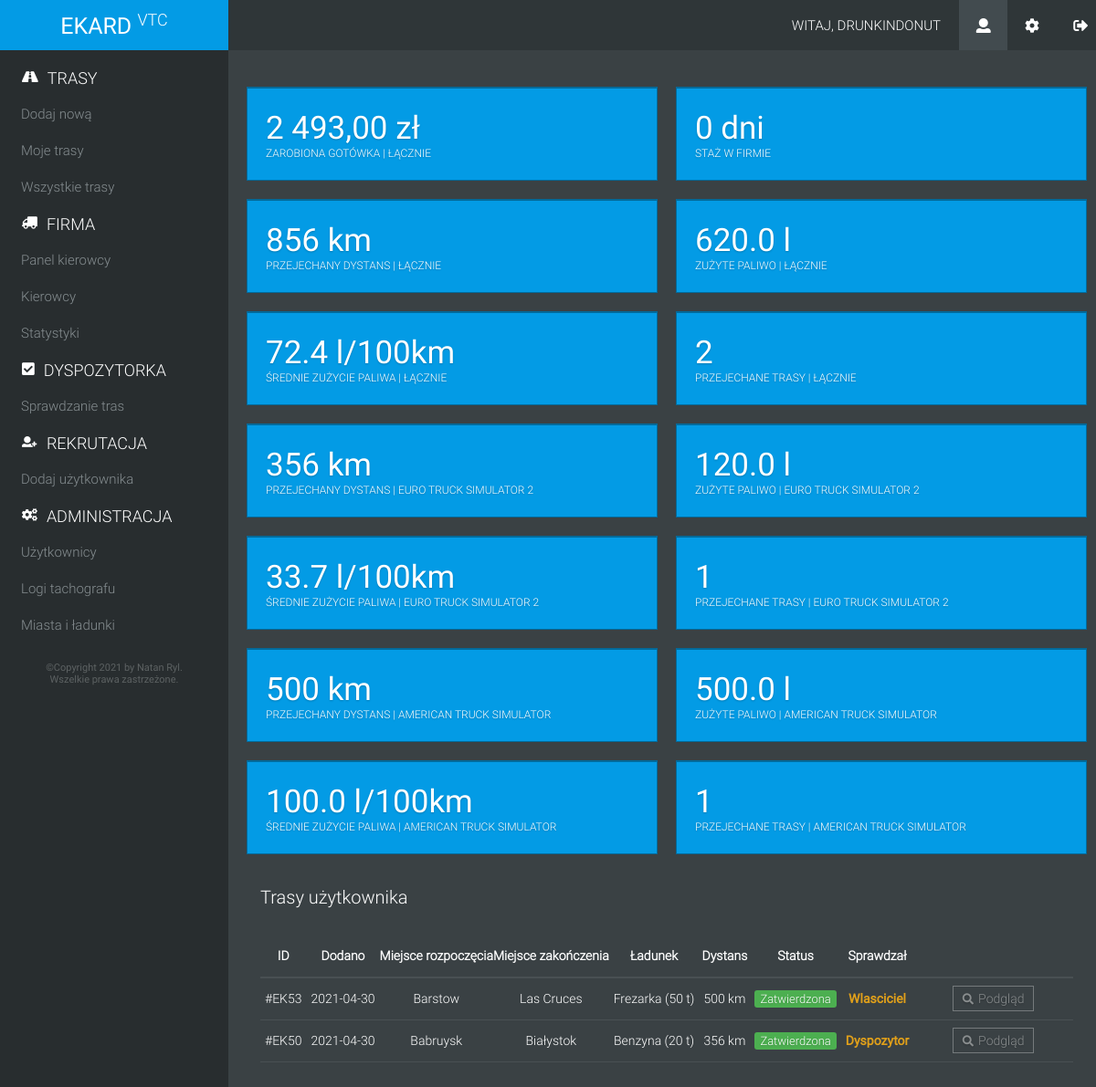
The app's page /profile?id=37 (signed in) with its own data.
### tables this page shows
CREATE TABLE `users` (
  `Id` int(11) NOT NULL,
  `ImgUrl` varchar(55) NOT NULL DEFAULT 'no_avatar.jpg',
  `Login` varchar(50) NOT NULL,
  `Password` varchar(250) NOT NULL,
  `Rank` varchar(20) NOT NULL,
  `Joined` date NOT NULL,
  `LastScreenshotIndex` int(6) NOT NULL DEFAULT 0,
  `AddedRoutesEts2` int(4) NOT NULL DEFAULT 0,
  `AddedRoutesAts` int(4) NOT NULL DEFAULT 0
);

CREATE TABLE `routes` (
  `Id` int(11) NOT NULL,
  `DateAndTime` datetime NOT NULL,
  `Login` varchar(50) NOT NULL,
  `Game` varchar(4) NOT NULL,
  `CityFrom` varchar(50) NOT NULL,
  `CityTo` varchar(50) NOT NULL,
  `LoadName` varchar(100) NOT NULL,
  `Distance` int(6) NOT NULL,
  `Fuel` decimal(10,1) NOT NULL,
  `Tonnage` int(3) NOT NULL,
  `Damage` float NOT NULL,
  `AvgFuelConsumption` float NOT NULL,
  `Screenshot1Url` varchar(55) NOT NULL,
  `Screenshot2Url` varchar(55) NOT NULL,
  `Screenshot3Url` varchar(55) NOT NULL,
  `Note` text NOT NULL,
  `EarnedMoney` decimal(10,2) NOT NULL,
  `CheckedBy` varchar(50) NOT NULL,
  `Status` varchar(14) NOT NULL,
  `Reason` text NOT NULL,
  `UserAccept` tinyint(1) NOT NULL DEFAULT 0
);

### profile.php (the view, shortened to what this page needs)
<?php
	require_once("db_conn.php");
	$profileId = $_GET["id"];
?>
<!DOCTYPE html>
<html lang="pl">
	<head>
	</head>
	<body>
		<?php require_once("header.php"); ?>
		<nav>
			<div class="nav_section">
				<h1><span class="fas fa-road fa-sm" aria-hidden="true"></span>TRASY</h1>
				<ul>
					<a href="new_route" title="Dodaj nową trasę" class="nav_item"><li>Dodaj nową</li></a>
					<a href="my_routes" title="Moje trasy" class="nav_item"><li>Moje trasy</li></a>
					<a href="all_routes" title="Wszystkie trasy" class="nav_item"><li>Wszystkie trasy</li></a>
				</ul>
			</div>
			<div class="nav_section">
				<h1><span class="fas fa-truck fa-xs" aria-hidden="true"></span>FIRMA</h1>
				<ul>
					<a href="index" title="Panel kierowcy" class="nav_item"><li>Panel kierowcy</li></a>
					<a href="drivers" title="Lista kierowców" class="nav_item"><li>Kierowcy</li></a>
					<a href="stats" title="Statystyki" class="nav_item"><li>Statystyki</li></a>
				</ul>
			</div>
			<?php
				$userRank = mysqli_fetch_row(mysqli_query($conn, "SELECT Rank FROM users WHERE Login = '$login';"));
				$numberRoutesToCheck = mysqli_num_rows(mysqli_query($conn, "SELECT Status FROM routes WHERE Status = 'Oczekuje';"));
				if($userRank[0] == "Programista" OR $userRank[0] == "Właściciel" OR $userRank[0] == "Prezes" OR $userRank[0] == "Dyspozytor" OR $userRank[0] == "VIP"){
					echo '<div class="nav_section">
				<h1><span class="fas fa-check-square fa-sm" aria-hidden="true"></span>DYSPOZYTORKA</h1>
				<ul>
					<a href="check_route" title="Sprawdzanie tras" class="nav_item"><li>Sprawdzanie tras';if($numberRoutesToCheck >= 1){echo '<span class="number_routes_to_check">'.$numberRoutesToCheck.'</span>';}echo '</li></a>
				</ul>
			</div>';
				}
				if($userRank[0] == "Programista" OR $userRank[0] == "Właściciel" OR $userRank[0] == "Prezes" OR $userRank[0] == "Rekruter" OR $userRank[0] == "VIP"){
					echo '<div class="nav_section">
				<h1><span class="fas fa-user-plus fa-xs" aria-hidden="true"></span>REKRUTACJA</h1>
				<ul>
					<a href="add_user" title="Dodaj użytkownika" class="nav_item"><li>Dodaj użytkownika</li></a>
				</ul>
			</div>';
				}
				if($userRank[0] == "Programista" OR $userRank[0] == "Właściciel" OR $userRank[0] == "Prezes"){
					echo '<div class="nav_section">
				<h1><span class="fas fa-cogs fa-xs" aria-hidden="true"></span>ADMINISTRACJA</h1>
				<ul>
					<a href="edit_users" title="Edytuj użytkowników" class="nav_item"><li>Użytkownicy</li></a>
					<a href="tachograph_logs" title="Logi tachografu" class="nav_item"><li>Logi tachografu</li></a>
					<a href="cities_loads" title="Miasta i ładunki" class="nav_item"><li>Miasta i ładunki</li></a>
				</ul>
			</div>';
				}
			?>
			<div class="nav-section">
				<div class="nav_copy">&copy;Copyright <?php echo date("Y"); ?> by <a href="http://steamcommunity.com/id/drunkin_donut" target="_blank">Natan Ryl</a>.<br />Wszelkie prawa zastrzeżone.</div>
			</div>
		</nav>
		<section>
			<?php
				if($profileId == ""){
					header("Location: index");
				}
				else{
					$userLogin = mysqli_fetch_row(mysqli_query($conn, "SELECT Login FROM users WHERE Id = '$profileId';"));
					$userLogin = $userLogin[0];
					$joinedDate = mysqli_fetch_row(mysqli_query($conn, "SELECT Joined FROM users WHERE Login = '$userLogin';"));
					$statsFrom = $joinedDate[0];
					$earnedMoney = mysqli_fetch_row(mysqli_query($conn, "SELECT SUM(EarnedMoney) FROM routes WHERE Login = '$userLogin' AND Status = 'Zatwierdzona' AND DATE(DateAndTime) >= \"$statsFrom\";"));
					$joinedDate = date_create(date("Y-m-d", strtotime($joinedDate[0])));
					$today = date_create(date("Y-m-d"));
					$timeDiff = date_diff($today, $joinedDate);
					$numberDays = $timeDiff->days;
					$allDistance = mysqli_fetch_row(mysqli_query($conn, "SELECT SUM(Distance) FROM routes WHERE Login = '$userLogin' AND Status = 'Zatwierdzona' AND DATE(DateAndTime) >= \"$statsFrom\";"));
					$allFuelConsumption = mysqli_fetch_row(mysqli_query($conn, "SELECT SUM(Fuel) FROM routes WHERE Login = '$userLogin' AND Status = 'Zatwierdzona' AND DATE(DateAndTime) >= \"$statsFrom\";"));
					$avgFuelConsumption = mysqli_fetch_row(mysqli_query($conn, "SELECT (SUM(Fuel) / SUM(Distance)) * 100 FROM routes WHERE Login = '$userLogin' AND Status = 'Zatwierdzona' AND DATE(DateAndTime) >= \"$statsFrom\";"));
					$allRoutes = mysqli_fetch_row(mysqli_query($conn, "SELECT COUNT(*)+(SELECT AddedRoutesEts2 + AddedRoutesAts FROM users WHERE Login = '$userLogin') FROM routes WHERE Login = '$userLogin' AND Status = 'Zatwierdzona' AND DATE(DateAndTime) >= \"$statsFrom\";"));
					$allDistanceEts2 = mysqli_fetch_row(mysqli_query($conn, "SELECT SUM(Distance) FROM routes WHERE Login = '$userLogin' AND Game = 'ets2' AND Status = 'Zatwierdzona' AND DATE(DateAndTime) >= \"$statsFrom\";"));
					$allFuelConsumptionEts2 = mysqli_fetch_row(mysqli_query($conn, "SELECT SUM(Fuel) FROM routes WHERE Login = '$userLogin' AND Game = 'ets2' AND Status = 'Zatwierdzona' AND DATE(DateAndTime) >= \"$statsFrom\";"));
					$avgFuelConsumptionEts2 = mysqli_fetch_row(mysqli_query($conn, "SELECT (SUM(Fuel) / SUM(Distance)) * 100 FROM routes WHERE Login = '$userLogin' AND Game = 'ets2' AND Status = 'Zatwierdzona' AND DATE(DateAndTime) >= \"$statsFrom\";"));
					$allRoutesEts2 = mysqli_fetch_row(mysqli_query($conn, "SELECT COUNT(*)+(SELECT AddedRoutesEts2 FROM users WHERE Login = '$userLogin') FROM routes WHERE Login = '$userLogin' AND Game = 'ets2' AND Status = 'Zatwierdzona' AND DATE(DateAndTime) >= \"$statsFrom\";"));
					$allDistanceAts = mysqli_fetch_row(mysqli_query($conn, "SELECT SUM(Distance) FROM routes WHERE Login = '$userLogin' AND Game = 'ats' AND Status = 'Zatwierdzona' AND DATE(DateAndTime) >= \"$statsFrom\";"));
					$allFuelConsumptionAts = mysqli_fetch_row(mysqli_query($conn, "SELECT SUM(Fuel) FROM routes WHERE Login = '$userLogin' AND Game = 'ats' AND Status = 'Zatwierdzona' AND DATE(DateAndTime) >= \"$statsFrom\";"));
					$avgFuelConsumptionAts = mysqli_fetch_row(mysqli_query($conn, "SELECT (SUM(Fuel) / SUM(Distance)) * 100 FROM routes WHERE Login = '$userLogin' AND Game = 'ats' AND Status = 'Zatwierdzona' AND DATE(DateAndTime) >= \"$statsFrom\";"));
					$allRoutesAts = mysqli_fetch_row(mysqli_query($conn, "SELECT COUNT(*)+(SELECT AddedRoutesAts FROM users WHERE Login = '$userLogin') FROM routes WHERE Login = '$userLogin' AND Game = 'ats' AND Status = 'Zatwierdzona' AND DATE(DateAndTime) >= \"$statsFrom\";"));
				}
				$userRank = mysqli_fetch_row(mysqli_query($conn, "SELECT Rank FROM users WHERE Id = '$profileId';"));
				$userRank = $userRank[0];
				if($userRank == "Programista"){
					echo '<div style="background-color: #7f8c8d; margin: auto; text-shadow: 0 1px 2px rgba(0,0,0,0.20); text-align: center; width: 400px; height: 100px; display: flex; justify-content: center; align-items: center; border-radius: 10px;"><img src="img/programmer.png" alt="Programista" style="vertical-align: bottom; height: 70px; width: 70px;" /><span style="font-family: Roboto-light, sans-serif; font-size: 50px; color: #fff; line-height: 70px; margin-left: 20px;">Programista</span></div>';
				}
				else {
					echo '<div class="index_stats_group_two">
							<div class="index_stats_block">
								<div class="index_stats_value">
									'; if($earnedMoney[0] >= 0.1){ echo number_format($earnedMoney[0], 2, ',', ' ')." zł"; }else{ echo "0 zł"; }
								echo '</div>
								<div class="index_stats_label">
									ZAROBIONA GOTÓWKA | ŁĄCZNIE
								</div>
							</div>
							<div class="index_stats_block">
								<div class="index_stats_value">
									'; if($numberDays >= 1){ echo number_format($numberDays, 0, ',', ' ')." dni"; }else{ echo "0 dni"; }
								echo '</div>
								<div class="index_stats_label">
									STAŻ W FIRMIE
								</div>
							</div>
						</div>
						<div class="index_stats_group">
							<div class="index_stats_block">
								<div class="index_stats_value">
									'; if($allDistance[0] >= 1){ echo number_format($allDistance[0], 0, ',', ' ')." km"; }else{ echo "0 km"; }
								echo '</div>
								<div class="index_stats_label">
									PRZEJECHANY DYSTANS | ŁĄCZNIE
								</div>
							</div>
							<div class="index_stats_block">
								<div class="index_stats_value">
									'; if($allFuelConsumption[0] >= 0.1){ echo number_format($allFuelConsumption[0], 1, '.', ' ')." l"; }else{ echo "0 l"; }
								echo '</div>
								<div class="index_stats_label">
									ZUŻYTE PALIWO | ŁĄCZNIE
								</div>
							</div>
							<div class="index_stats_block">
								<div class="index_stats_value">
									'; if($avgFuelConsumption[0] >= 0.1){ echo number_format($avgFuelConsumption[0], 1, '.', ' ')." l/100km"; }else{ echo "0 l/100km"; }
								echo '</div>
								<div class="index_stats_label">
									ŚREDNIE ZUŻYCIE PALIWA | ŁĄCZNIE
								</div>
							</div>
							<div class="index_stats_block">
								<div class="index_stats_value">
									'; if($allRoutes[0] >= 1){ echo number_format($allRoutes[0], 0, ',', ' ').""; }else{ echo "0"; }
								echo '</div>
								<div class="index_stats_label">
									PRZEJECHANE TRASY | ŁĄCZNIE
								</div>
							</div>
						</div>
						<div class="index_stats_group">
							<div class="index_stats_block">
								<div class="index_stats_value">
									'; if($allDistanceEts2[0] >= 1){ echo number_format($allDistanceEts2[0], 0, ',', ' ')." km"; }else{ echo "0 km"; }
								echo '</div>
								<div class="index_stats_label">
									PRZEJECHANY DYSTANS | EURO TRUCK SIMULATOR 2
								</div>
							</div>
							<div class="index_stats_block">
								<div class="index_stats_value">
									'; if($allFuelConsumptionEts2[0] >= 0.1){ echo number_format($allFuelConsumptionEts2[0], 1, '.', ' ')." l"; }else{ echo "0 l"; }
								echo '</div>
								<div class="index_stats_label">
									ZUŻYTE PALIWO | EURO TRUCK SIMULATOR 2
								</div>
							</div>
							<div class="index_stats_block">
								<div class="index_stats_value">
									'; if($avgFuelConsumptionEts2[0] >= 0.1){ echo number_format($avgFuelConsumptionEts2[0], 1, '.', ' ')." l/100km"; }else{ echo "0 l/100km"; }
								echo '</div>
								<div class="index_stats_label">
									ŚREDNIE ZUŻYCIE PALIWA | EURO TRUCK SIMULATOR 2
								</div>
							</div>
							<div class="index_stats_block">
								<div class="index_stats_value">
									'; if($allRoutesEts2[0] >= 1){ echo number_format($allRoutesEts2[0], 0, ',', ' ').""; }else{ echo "0"; }
								echo '</div>
								<div class="index_stats_label">
									PRZEJECHANE TRASY | EURO TRUCK SIMULATOR 2
								</div>
							</div>
						</div>
						<div class="index_stats_group">
							<div class="index_stats_block">
								<div class="index_stats_value">
									'; if($allDistanceAts[0] >= 1){ echo number_format($allDistanceAts[0], 0, ',', ' ')." km"; }else{ echo "0 km"; }
								echo '</div>
								<div class="index_stats_label">
									PRZEJECHANY DYSTANS | AMERICAN TRUCK SIMULATOR
								</div>
							</div>
							<div class="index_stats_block">
								<div class="index_stats_value">
									'; if($allFuelConsumptionAts[0] >= 0.1){ echo number_format($allFuelConsumptionAts[0], 1, '.', ' ')." l"; }else{ echo "0 l"; }
								echo '</div>
								<div class="index_stats_label">
									ZUŻYTE PALIWO | AMERICAN TRUCK SIMULATOR
								</div>
							</div>
							<div class="index_stats_block">
								<div class="index_stats_value">
									'; if($avgFuelConsumptionAts[0] >= 0.1){ echo number_format($avgFuelConsumptionAts[0], 1, '.', ' ')." l/100km"; }else{ echo "0 l/100km"; }
								echo '</div>
								<div class="index_stats_label">
									ŚREDNIE ZUŻYCIE PALIWA | AMERICAN TRUCK SIMULATOR
								</div>
							</div>
							<div class="index_stats_block">
								<div class="index_stats_value">
									'; if($allRoutesAts[0] >= 1){ echo number_format($allRoutesAts[0], 0, ',', ' ').""; }else{ echo "0"; }
								echo '</div>
								<div class="index_stats_label">
									PRZEJECHANE TRASY | AMERICAN TRUCK SIMULATOR
								</div>
							</div>
						</div>
						<div class="user_routes">
							<h1>Trasy użytkownika</h1>
							<div class="block_content">
								<div class="profile_routes_table">
										'; $userRoutes = mysqli_query($conn, "SELECT * FROM routes WHERE (Id < 3 OR Id > 43) AND Login = '$userLogin'  AND DATE(DateAndTime) >= \"$statsFrom\" ORDER BY DateAndTime DESC;");
										if(mysqli_num_rows($userRoutes) >= 1){
											echo "<div class='check_route_table'><table><thead><tr><th>ID</th><th>Dodano</th><th>Miejsce rozpoczęcia</th><th>Miejsce zakończenia</th><th>Ładunek</th><th>Dystans</th><th>Status</th><th>Sprawdzał</th><th></th></thead><tbody>";
											while($route = mysqli_fetch_array($userRoutes)){
												$routeInfoCheckedId = mysqli_fetch_array(mysqli_query($conn, "SELECT Id FROM users WHERE Login = \"".$route['CheckedBy']."\";"));
												switch ($route['Status']) {
													case 'Zatwierdzona':
														$statusClass = "confirmed";
														break;
												}
												echo "<tr><td>#EK".$route['Id']."</td><td>"; $addedDate = explode(" ", $route['DateAndTime']); echo $addedDate[0]."</td><td>".$route['CityFrom']."</td><td>".$route['CityTo']."</td><td>".$route['LoadName']." (".$route['Tonnage']." t)</td><td>".number_format($route['Distance'], 0, ',', ' ')." km</td><td><span class='status_class ".$statusClass."'>".$route['Status']."</span></td><td><a class='profile_link' href='profile?id=".$routeInfoCheckedId['Id']."' title='".$route['CheckedBy']."'><span style='color: #e1a01a;'>".$route['CheckedBy']."</span></a></td><td style='width: 180px;'><a class='check_route_button' href='route?id=".$route['Id']."' title='Przejrzyj trasę #EK".$route['Id']."'><span class='fas fa-search fa-sm'></span>Podgląd</a></td></tr>";
											}
											echo "</tbody></table></div>";
										}
										else{
											echo "<div style='font-size: 25px;' class='center'>Użytkownik nie przejechał jeszcze ani jednej trasy.</div>";
										}
								echo '</div>
							</div>
						</div>';
				}
			?>
		</section>
	</body>
</html>

### records on screen
routes: Id "53", DateAndTime "2021-04-30", CityFrom "Barstow", CityTo "Las Cruces", LoadName "Frezarka", Tonnage "50", Distance "500", Status "Zatwierdzona", CheckedBy "Wlasciciel"
routes: Id "50", DateAndTime "2021-04-30", CityFrom "Babruysk", CityTo "Białystok", LoadName "Benzyna", Tonnage "20", Distance "356", Status "Zatwierdzona", CheckedBy "Dyspozytor"

### other values on screen
$_SESSION["Login"] "DRUNKINDONUT"
$earnedMoney[0] "2 493,00"
$allDistance[0] "856"
$allFuelConsumption[0] "620.0"
$avgFuelConsumption[0] "72.4"
$allRoutes[0] "2"
$allDistanceEts2[0] "356"
$allFuelConsumptionEts2[0] "120.0"
$avgFuelConsumptionEts2[0] "33.7"
$allRoutesEts2[0] "1"
$allDistanceAts[0] "500"
$allFuelConsumptionAts[0] "500.0"
$avgFuelConsumptionAts[0] "100.0"
$allRoutesAts[0] "1"
